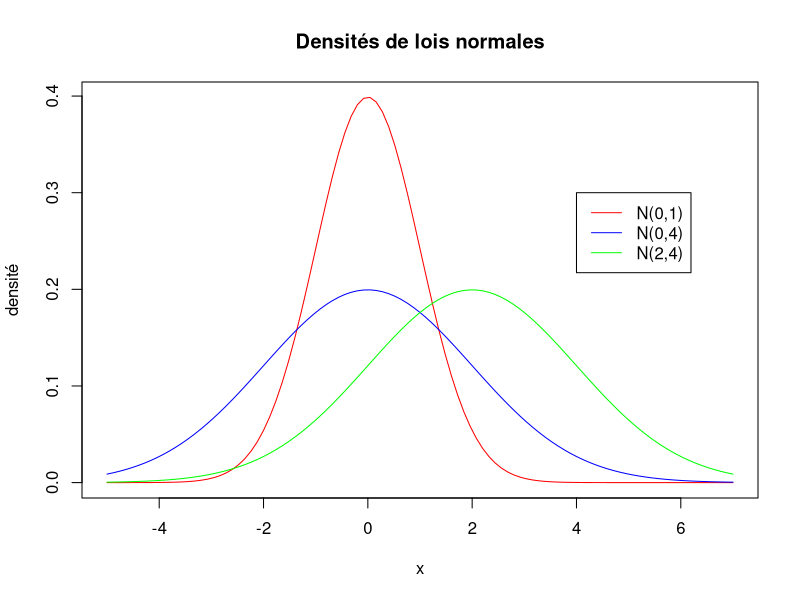
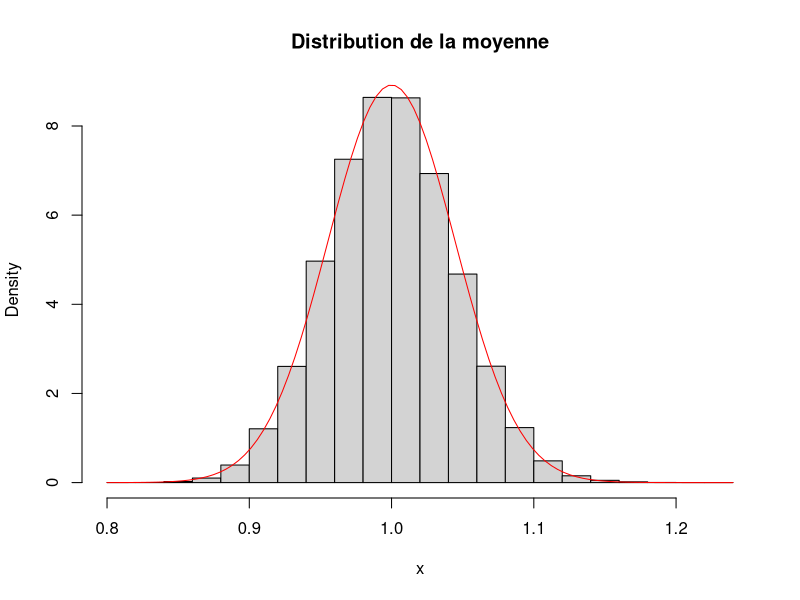

Write R code to recreate these figures, in order.
## ---- chunk 1
curve(dnorm(x,0,1),from = -5,to = 7,col="red",main="Densités de lois normales",ylab="densité")
curve(dnorm(x,0,2),from = -5,to = 7,col="blue",add = TRUE)
curve(dnorm(x,2,2),from = -5,to = 7,col="green",add = TRUE)
legend(4,0.3,legend=c("N(0,1)","N(0,4)","N(2,4)"),col = c("red","blue","green"),lty=1)
## ---- chunk 2
N<- 10000  # nombre de simulations
x<-runif(N) # échantillon iid de loi Uniforme sur [0,1]
res<-mean(sqrt(1-x^2))
4*res # Approximation de Pi

## ---- chunk 3
n<-500
N<-100000
donnees<-replicate(N,rexp(n,1))
hist(colMeans(donnees),freq=F,main="Distribution de la moyenne",xlab="x",nclass = 20)
curve(dnorm(x,1,sqrt(1/n)),add = T,col="red")
